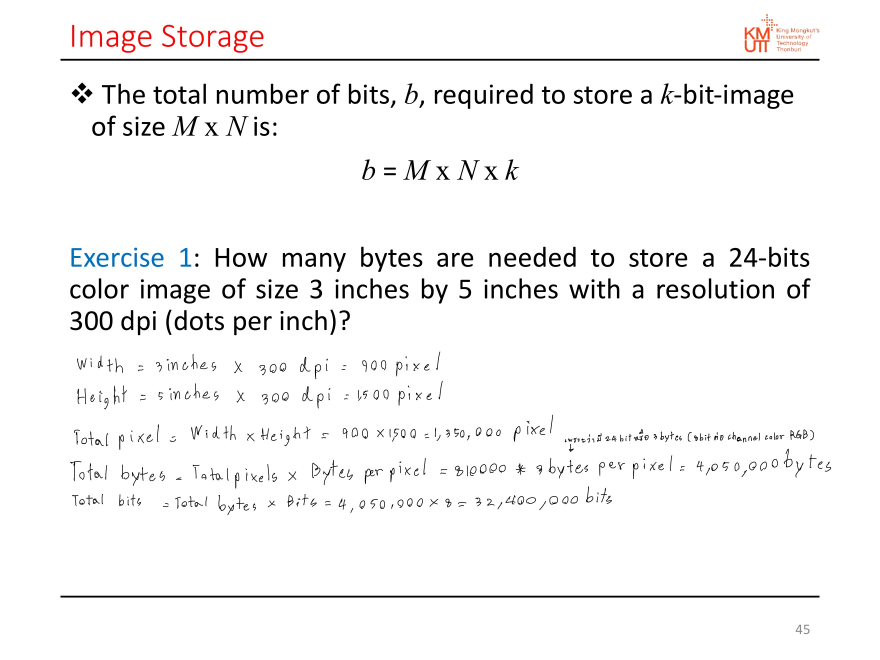
#> input picture CSS496/Image Storage.jpg, 2640 x 1980 px, given in place of the camera (shown at 1/3 size)
$ jupyter execute 7.ipynb   (older library calls are emulated)
#> lines starting #> are read from the running program, lines starting #| are printed output that depends on the picture
[cell 1]
import cv2
import numpy as np
import time
import matplotlib.pyplot as plt

[cell 2]
camera = cv2.VideoCapture(0)
time.sleep(0.25)

firstFrame = None
runsim = 0

min_area = 10000

while(True):
    (grabbed, frame) = camera.read()
#> frame is the input picture: shape (1980, 2640, 3); mean B, G, R 245.8, 245.8, 246.2
    frame = cv2.resize(frame, (480,360))
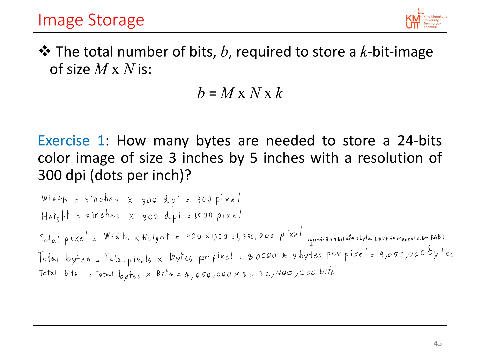
#> frame: shape (360, 480, 3); mean B, G, R 245.8, 245.7, 246.1

    text = "No Detection"

    if not grabbed:
        break

    gray = cv2.cvtColor(frame, cv2.COLOR_BGR2GRAY)

    gray = cv2.GaussianBlur(gray, (3,3), 0)
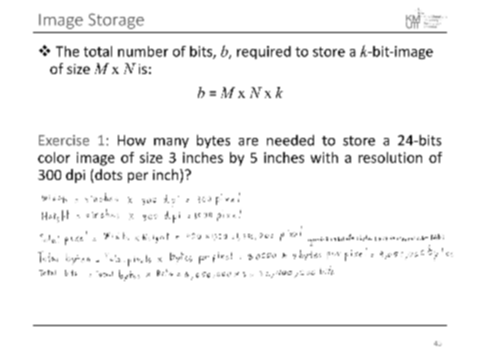
#> gray: shape (360, 480); min 12, max 255, mean 245.9

    bg = cv2.waitKey(1) & 0xFF
#> (key q is pressed here)

    if bg == ord("c"):
        print("OK")
        firstFrame = gray
        runsim = 1
        continue

    if runsim == 1:
        frameDelta = cv2.absdiff(firstFrame, gray)

        thresh = cv2.threshold(frameDelta, 25, 255, cv2.THRESH_BINARY)[1]

        kernel1 = np.ones((11,11),np.uint8)
        kernel2 = np.ones((9,9),np.uint8)

        erosion =cv2.erode(thresh, kernel1, iterations=1)

        dilation = cv2.dilate(erosion, kernel2, iterations=2)

        _, cnts, _ = cv2.findContours(dilation.copy(), cv2.RETR_EXTERNAL, cv2.CHAIN_APPROX_SIMPLE)

        for c in cnts:

            if cv2.contourArea(c) < min_area:
                continue


            (x,y,w,h) = cv2.boundingRect(c)

            cv2.rectangle(frame,(x,y),(x+w,y+h),(0,255,0),2)

            text = "Detecting"


        cv2.putText(frame,"Status: {}".format(text), (10,20), cv2.FONT_HERSHEY_SIMPLEX,0.5,(0,0,255),2)

        horizontal1 = np.hstack((firstFrame, frameDelta))
        horizontal2 = np.hstack((thresh,erosion, dilation))
        cv2.imshow("FirstFrame & Frame Different", horizontal1)
        cv2.imshow("Thresh ----- Erosion ----- Dilation", horizontal2)
        # cv2.imshow("Thresh", thresh)

    cv2.imshow("Frame", frame)
    key = cv2.waitKey(1) & 0xFF
#> (key q is pressed here)

    if key == ord("q"):
        break

camera.release()
cv2.destroyAllWindows()

$ run again, on CSS496/hebrew_text_division.jpg
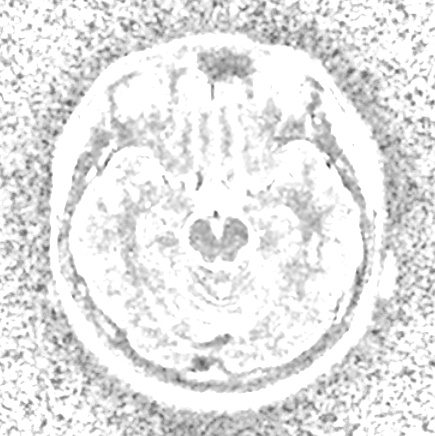
#> input picture CSS496/hebrew_text_division.jpg, 435 x 436 px, given in place of the camera
#> frame is the input picture: shape (436, 435, 3); min 52, max 255, mean 228.8
#> `frame = cv2.resize(frame, (480,360))`:
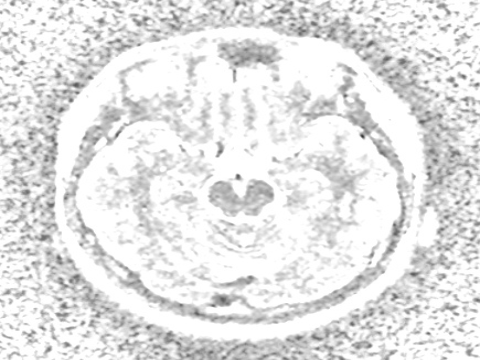
#> frame: shape (360, 480, 3); min 53, max 255, mean 228.7
